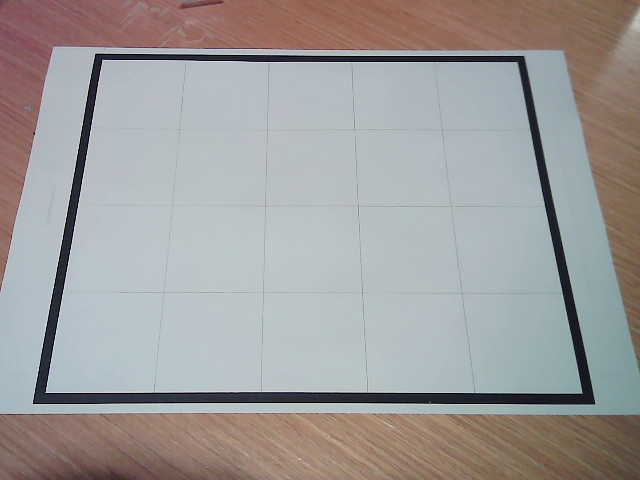
#> input picture data/captured_image.png, 640 x 480 px, given in place of the camera
$ python vision.py
#> lines starting #> are read from the running program, lines starting #| are printed output that depends on the picture; after the words box and inside, x2 and y2 are one past the last pixel; in counts of white or black regions, pixels touching at a corner belong together; long printed decimals are rounded
"""Vision block. Owner: Joshua.

From a camera image, find the cars, the robot and the target.

Detection works on the real camera, to_pixels and threshold tuning still to do
"""

import atexit
import time

import numpy as np
import cv2

from src import common

PX_PER_M = 1000
LOT_W_PX = int(round(common.COLS * common.CELL * PX_PER_M))
LOT_H_PX = int(round(common.ROWS * common.CELL * PX_PER_M))
CELL_PX = int(round(common.CELL * PX_PER_M))
CAR_THRESHOLD = 0.1
BLACK_V_MAX=90  #Threshold for black boxes, 30-90 maybe depends on lighting
RED1_LO, RED1_HI   = (172, 120, 70), (180, 255, 255)
RED2_LO, RED2_HI   = (0, 120, 70),   (10, 255, 255)
GREEN_LO, GREEN_HI = (35, 50, 70),   (85, 255, 255)
DOT_LO, DOT_HI     = (145, 80, 70),  (170, 255, 255)

MARKER_D    = 0.0     # marker centre ahead of the wheel axis, m

MARKER_ANGLE = 0.0        # rad: heading error of the marker on the robot (subtract) #TODO: Add the real value after measuring, currently 0 for testing
HEIGHT_K = 0.0            # stretch from the marker height (0 = no correction)
CAM_FLOOR = (0.0, 0.0)    # m: point of the lot straight below the camera

#CORNERS = [(50, 50), (1250, 50), (1250, 850), (50, 850)]

last_corners = None

USE_CAMERA = True
HIDE_CAMERA = None   # e.g. (5, 12): from 5 s to 12 s after the first image, act as if
                     # the camera sees nothing (filter test). None = off.
_first_read = None   # time of the first read_frame() call
_failed_reads = 0    # camera reads that failed in a row

CAP = cv2.VideoCapture(1, cv2.CAP_DSHOW) if USE_CAMERA else None # 0 = laptop webcam, 1 = usually the USB camera
if CAP is not None and not CAP.isOpened():
    print("Camera could not be opened (busy, or wrong number)")
    CAP = None
if CAP is not None:
    atexit.register(CAP.release)   # give the camera back to Windows when the program ends
    for _ in range(30):       # about 1 s: let auto-exposure settle
        CAP.read()
#> this loop made 30 passes
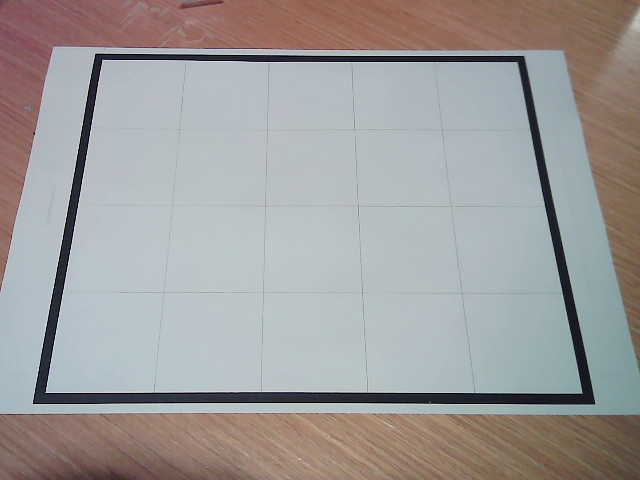
#> input picture data/captured_image.png, 640 x 480 px, given in place of the camera

def detect_corners(frame):
    """Detect the inner corners of the black border in the camera image.
    frame: image from read_frame(), or None.
    Gives back four points (u, v) in pixels, ordered top-left, top-right,
    bottom-right, bottom-left, or None if the corners cannot be found.
    """
    if frame is None:
        return None

    gray = cv2.cvtColor(frame, cv2.COLOR_BGR2GRAY)
    _, mask = cv2.threshold(gray, 0, 255, cv2.THRESH_BINARY_INV + cv2.THRESH_OTSU)

    contours, hierarchy = cv2.findContours(mask, cv2.RETR_CCOMP, cv2.CHAIN_APPROX_SIMPLE)
    if hierarchy is None:            # no contours at all
        return None

    # largest hole = inside of the black border
    best = None
    best_area = 0
    for i in range(len(contours)):
        if hierarchy[0][i][3] == -1:     # no parent: outer edge, not a hole
            continue
        area = cv2.contourArea(contours[i])
        if area > best_area:
            best_area = area
            best = contours[i]

    if best is None:
        return None
    # the lot must fill a good part of the image, otherwise it's not the border
    h, w = frame.shape[:2]
    if best_area < 0.2 * h * w:
        return None
    # simplify the outline to its corners
    hull = cv2.convexHull(best)
    eps = 0.02 * cv2.arcLength(hull, True)
    approx = cv2.approxPolyDP(hull, eps, True)
    if len(approx) != 4:
        return None
    pts = approx.reshape(4, 2)

    # order: top-left, top-right, bottom-right, bottom-left
    s = pts.sum(axis=1)              # u + v
    d = pts[:, 1] - pts[:, 0]        # v - u
    tl = pts[np.argmin(s)]
    br = pts[np.argmax(s)]
    tr = pts[np.argmin(d)]
    bl = pts[np.argmax(d)]

    return [tuple(tl), tuple(tr), tuple(br), tuple(bl)]

def warp_to_lot(frame, corners):
    """Warp the camera image to a top-down view of the lot."""
    src = np.float32(corners)
    dst = np.float32([[0,0],[LOT_W_PX,0],[LOT_W_PX,LOT_H_PX],[0,LOT_H_PX]])
    M = cv2.getPerspectiveTransform(src, dst)
    return cv2.warpPerspective(frame, M, (LOT_W_PX, LOT_H_PX))


def px_to_m(u, v):
    """Convert pixel coordinates to meters."""
    x =  u / PX_PER_M   # metres column
    y =  (LOT_H_PX-v) / PX_PER_M   # metres row
    return x,y

def largest_blob_centre(mask, min_area=100):
    """Centre (u, v) in pixels of the largest white blob in a mask,
    or None if there is none bigger than min_area."""

    contours, _ = cv2.findContours(mask, cv2.RETR_EXTERNAL, cv2.CHAIN_APPROX_SIMPLE)
    if len(contours) == 0:
        return None

    largest_contour = max(contours, key=cv2.contourArea)

    if cv2.contourArea(largest_contour) < min_area:
        return None

    m = cv2.moments(largest_contour)
    u=m["m10"] / m["m00"]
    v=m["m01"] / m["m00"]

    return u,v

def clean(mask):
    """Remove small specks of noise from a mask."""
    kernel = np.ones((5, 5), np.uint8)
    return cv2.morphologyEx(mask, cv2.MORPH_OPEN, kernel)

def find_goal(top):
    """Find the goal in the image."""
    hsv = cv2.cvtColor(top, cv2.COLOR_BGR2HSV)
    lower_red1 = np.array(RED1_LO)
    upper_red1 = np.array(RED1_HI)
    lower_red2 = np.array(RED2_LO)
    upper_red2 = np.array(RED2_HI)
    mask1=cv2.inRange(hsv, lower_red1, upper_red1)
    mask2=cv2.inRange(hsv, lower_red2, upper_red2)

    mask = cv2.bitwise_or(mask1, mask2)
    mask=clean(mask)
    centre = largest_blob_centre(mask)
    if centre is None:
        return None

    return px_to_m(*centre)


def find_grid(top):
    """Find the cars in the lot."""
    hsv = cv2.cvtColor(top, cv2.COLOR_BGR2HSV)
    lower_bound = np.array([0, 0, 0])
    upper_bound = np.array([180, 255, BLACK_V_MAX])
    mask=cv2.inRange(hsv, lower_bound, upper_bound)
    mask=clean(mask)
    grid = np.zeros((common.ROWS, common.COLS), dtype=int)
    for row in range(common.ROWS):
        for col in range(common.COLS):
            v0=row*CELL_PX
            v1=(row+1)*CELL_PX
            u0=col*CELL_PX
            u1=(col+1)*CELL_PX
            block = mask[v0:v1, u0:u1]
            fraction_black=np.count_nonzero(block) / block.size
            if fraction_black> CAR_THRESHOLD:
                grid[row, col] = 1
    return grid

def find_marker(top):
    """Function to find the marker on top of the robot
    Returns two points, (centre,front) in metres, the markers center
    and the circle marker at the fronts center
    """
    #Test version of the function, real version depends on the marker we choose to use
    #Green rectangle as marker and magenta circle as front marker
    hsv = cv2.cvtColor(top, cv2.COLOR_BGR2HSV)

    lower_green = np.array(GREEN_LO)
    upper_green = np.array(GREEN_HI)
    lower_magenta = np.array(DOT_LO)
    upper_magenta = np.array(DOT_HI)
    mask_green=cv2.inRange(hsv, lower_green, upper_green)
    mask_green=clean(mask_green)
    mask_magenta=cv2.inRange(hsv, lower_magenta, upper_magenta)
    #Maybe clean the magenta mask too, but it is small and might be removed by cleaning

    centre_marker=largest_blob_centre(mask_green)
    centre_circle=largest_blob_centre(mask_magenta)

    if centre_marker is None or centre_circle is None:
        return None

    return (px_to_m(*centre_marker),px_to_m(*centre_circle))

def find_robot(top):
    """ Finds the robot in the lot
    Returns robot pose (x, y, theta) in metres and radians, or None."""

    found = find_marker(top)
    if found is None:
        return None
    (cx, cy), (fx, fy) = found
    theta = np.arctan2(fy-cy, fx-cx) - MARKER_ANGLE
    theta = (theta + np.pi) % (2 * np.pi) - np.pi     # back to [-pi, pi]

    cx = CAM_FLOOR[0] + (cx - CAM_FLOOR[0]) / (1 + HEIGHT_K)
    cy = CAM_FLOOR[1] + (cy - CAM_FLOOR[1]) / (1 + HEIGHT_K)

    x = cx - MARKER_D * np.cos(theta)
    y = cy - MARKER_D * np.sin(theta)
    return float(x), float(y), float(theta)

# [74 lines left out: functions read_frame, detect, to_pixels, not called in this run]

if __name__ == "__main__":
    frame = cv2.imread("data/captured_image3.png")
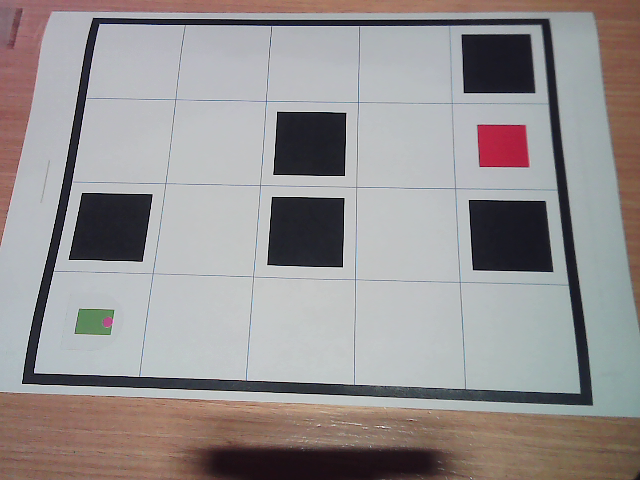
#> input picture data/captured_image3.png, 640 x 480 px, found by its file name
#> frame is the input picture: shape (480, 640, 3); mean B, G, R 145.3, 145.3, 149.8
    corners = detect_corners(frame)
#> in detect_corners, `_, mask = cv2.threshold(gray, 0, 255, cv2.THRESH_BINARY_INV + cv2.THRE..`:
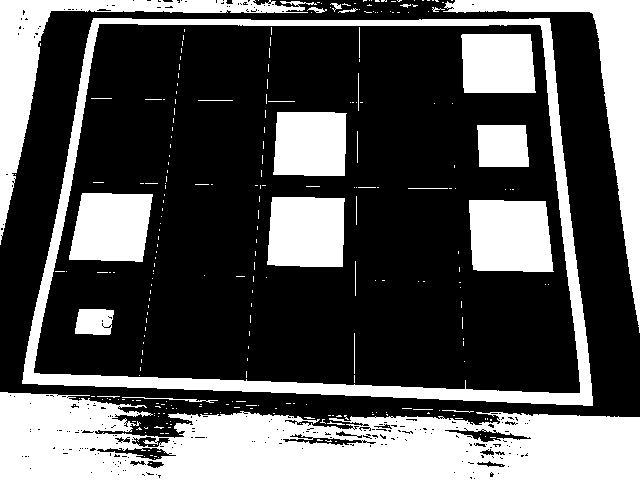
#> mask: shape (480, 640); 33.9% white; 281 white regions (250 under 20 px)
#> in detect_corners, `contours, hierarchy = cv2.findContours(mask, cv2.RETR_CCOMP, cv2.CHAIN..`: contours = 616 contours, 572 with area under 20; largest, box (x1, y1, x2, y2) and area: (22, 18, 593, 406) 192098, (33, 23, 581, 394) 177314, (0, 392, 640, 480) 40786, (443, 0, 640, 333) 9574, (0, 0, 317, 245) 8754
#> the loop in detect_corners, `for i in range(len(contours)):` made 616 passes
#> (area, best_area) on passes 125, 161, 518: (101, 101), (496.5, 496.5), (177314, 177314)
#> after the loop in detect_corners, `for i in range(len(contours)):`: best = contour of 289 points, box (x1, y1, x2, y2) (33, 23, 581, 394), area 177314; best_area = 177314
#> in detect_corners, `hull = cv2.convexHull(best)`: hull = contour of 24 points, box (x1, y1, x2, y2) (33, 23, 581, 394), area 179380
#> in detect_corners, `eps = 0.02 * cv2.arcLength(hull, True)`: eps = 34.3
#> in detect_corners, `approx = cv2.approxPolyDP(hull, eps, True)`: approx = [[98, 24], [539, 24], [580, 392], [34, 373]]
#> in detect_corners, `s = pts.sum(axis=1)`: s = [122, 563, 972, 407]
#> in detect_corners, `d = pts[:, 1] - pts[:, 0]`: d = [-74, -515, -188, 339]
#> in detect_corners, `tl = pts[np.argmin(s)]`: tl = [98, 24]
#> in detect_corners, `br = pts[np.argmax(s)]`: br = [580, 392]
#> in detect_corners, `tr = pts[np.argmin(d)]`: tr = [539, 24]
#> in detect_corners, `bl = pts[np.argmax(d)]`: bl = [34, 373]
#> corners = [(98, 24), (539, 24), (580, 392), (34, 373)]
    if corners is None:
        print("Corners not found")
        cv2.imshow("frame", frame)
        cv2.waitKey(0)
        raise SystemExit
    print(corners)
#| [(98, 24), (539, 24), (580, 392), (34, 373)]

    # draw the corners on a copy, numbered 0-3
    shown = frame.copy()
    for k, p in enumerate(corners):
        cv2.circle(shown, (int(p[0]), int(p[1])), 6, (0, 0, 255), -1)
        cv2.putText(shown, str(k), (int(p[0]) + 8, int(p[1])),
                    cv2.FONT_HERSHEY_SIMPLEX, 0.7, (0, 0, 255), 2)
#> this loop made 4 passes
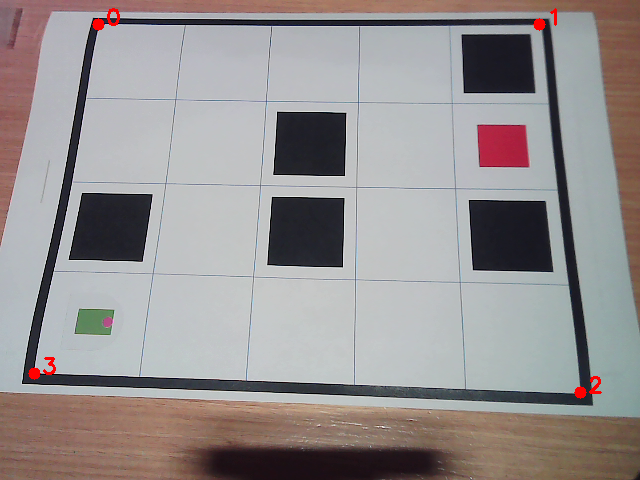
#> shown: shape (480, 640, 3); 0.28% of pixels changed, all inside (x1, y1, x2, y2) = (28, 8, 602, 399)
    cv2.imshow("corners", shown)

    top = warp_to_lot(frame, corners)   # clean frame, no dots
#> in warp_to_lot, `src = np.float32(corners)`: src = [[98, 24], [539, 24], [580, 392], [34, 373]]
#> in warp_to_lot, `M = cv2.getPerspectiveTransform(src, dst)`: M = [[2.43, 0.446, -248.9], [4.9e-17, 2.9, -69.67], [0.000102, 0.000705, 1]]
#> in warp_to_lot, `return cv2.warpPerspective(frame, M, (LOT_W_PX, LOT_H_PX))`:
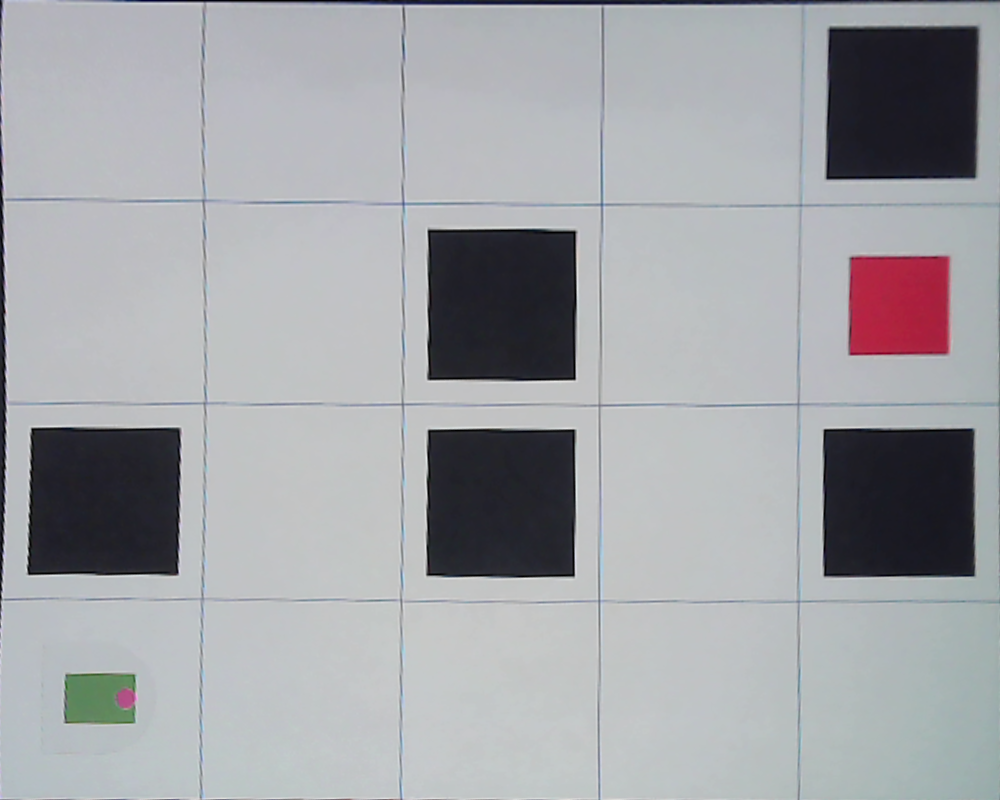
#> returned value: shape (800, 1000, 3); mean of channels 0, 1, 2 167.6, 163.8, 162.2; drawn as B, G, R
    print("Top shape:", top.shape)
#| Top shape: (800, 1000, 3)
    print("Goal:", find_goal(top))
#> in find_goal, `hsv = cv2.cvtColor(top, cv2.COLOR_BGR2HSV)`: hsv: shape (800, 1000, 3); mean H, S, V 104.8, 18.5, 169.2
#> in find_goal, `mask1=cv2.inRange(hsv, lower_red1, upper_red1)`:
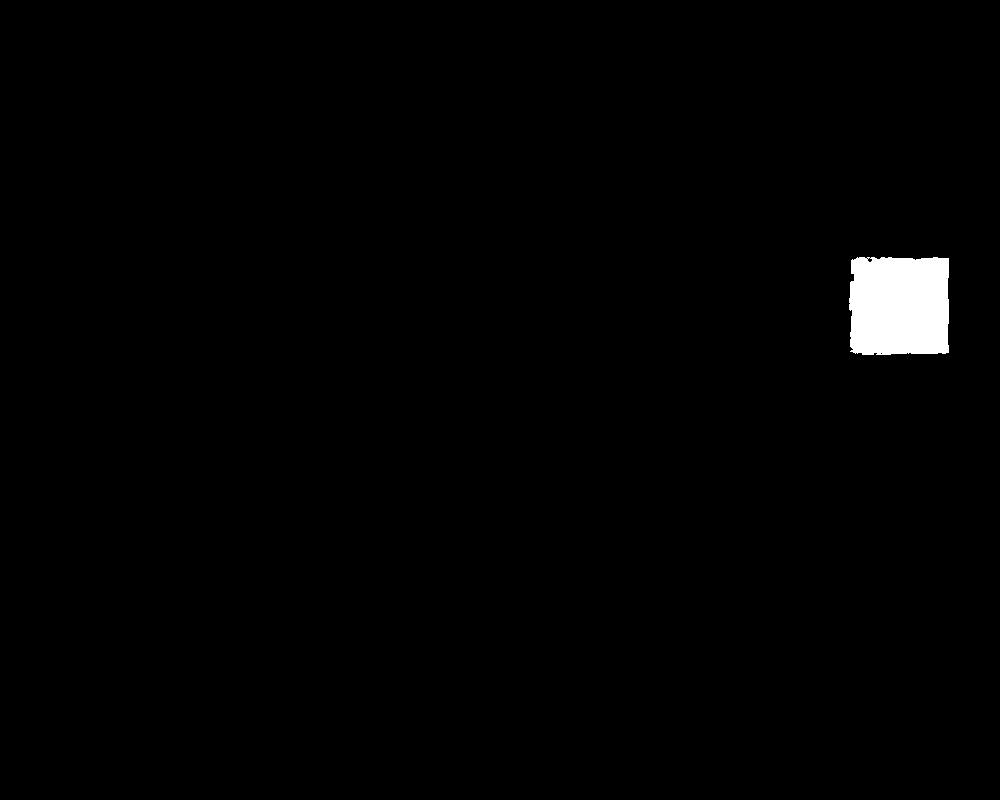
#> mask1: shape (800, 1000); 1.2% white; 1 white region, box (x1, y1, x2, y2) and area: (849, 257, 949, 355) 9388
#> in find_goal, `mask2=cv2.inRange(hsv, lower_red2, upper_red2)`: mask2: shape (800, 1000); every value is 0
#> in clean, `return cv2.morphologyEx(mask, cv2.MORPH_OPEN, kernel)`: returned value: shape (800, 1000); 1.2% white; 1 white region
#> in largest_blob_centre, `contours, _ = cv2.findContours(mask, cv2.RETR_EXTERNAL, cv2.CHAIN_APPR..`: contours = 1 contour; box (x1, y1, x2, y2) and area: (849, 257, 949, 355) 9149
#> in largest_blob_centre, `largest_contour = max(contours, key=cv2.contourArea)`: largest_contour = contour of 84 points, box (x1, y1, x2, y2) (849, 257, 949, 355), area 9149
#> in largest_blob_centre, `m = cv2.moments(largest_contour)`: m = moments, m00 9149, centre m10/m00, m01/m00 = (899.2, 305.6)
#> in largest_blob_centre, `u=m["m10"] / m["m00"]`: u = 899.2
#> in largest_blob_centre, `v=m["m01"] / m["m00"]`: v = 305.6
#> in find_goal, `centre = largest_blob_centre(mask)`: centre = (899.2, 305.6)
#| Goal: (0.8992, 0.4944)
    print(find_grid(top))
#> in find_grid, `mask=cv2.inRange(hsv, lower_bound, upper_bound)`: mask: shape (800, 1000); 14.3% white; 26 white regions (18 under 20 px), largest, box (x1, y1, x2, y2) and area: (826, 27, 978, 179) 22586, (823, 429, 975, 577) 22097, (428, 229, 576, 381) 22062
#> in clean (call 2), `return cv2.morphologyEx(mask, cv2.MORPH_OPEN, kernel)`:
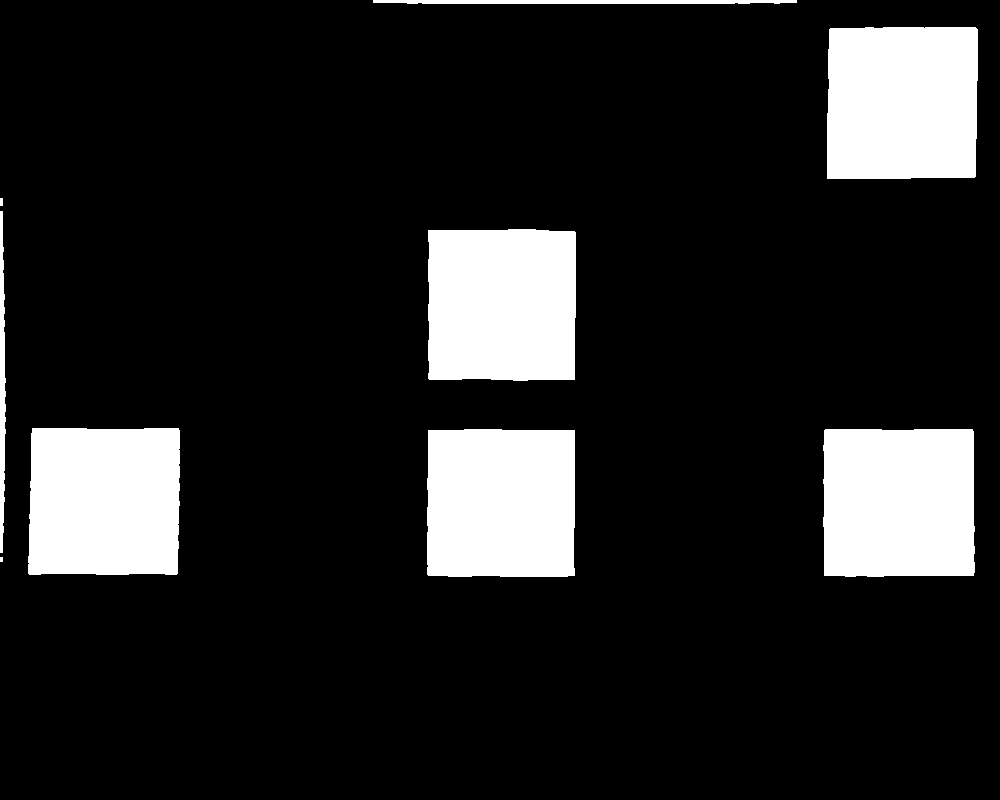
#> returned value: shape (800, 1000); 14.2% white; 9 white regions (1 under 20 px), largest, box (x1, y1, x2, y2) and area: (827, 27, 978, 179) 22580, (823, 429, 975, 577) 22089, (428, 229, 576, 381) 22053
#> after the loop in find_grid, `for row in range(common.ROWS):`: block: shape (200, 200); every value is 0
#> after the loop in find_grid, `for row in range(common.ROWS):`: grid = [[0, 0, 0, 0, 1], [0, 0, 1, 0, 0], [1, 0, 1, 0, 1], [0, 0, 0, 0, 0]]
#| [[0 0 0 0 1]
#|  [0 0 1 0 0]
#|  [1 0 1 0 1]
#|  [0 0 0 0 0]]
    print("Robot:", find_robot(top))
#> in find_marker, `mask_green=cv2.inRange(hsv, lower_green, upper_green)`: mask_green: shape (800, 1000); 0.37% white; 1 white region, box (x1, y1, x2, y2) and area: (65, 673, 136, 724) 2973
#> in clean (call 3), `return cv2.morphologyEx(mask, cv2.MORPH_OPEN, kernel)`: returned value: shape (800, 1000); 0.37% white; 1 white region, box (x1, y1, x2, y2) and area: (65, 674, 136, 724) 2938
#> in find_marker, `mask_magenta=cv2.inRange(hsv, lower_magenta, upper_magenta)`:
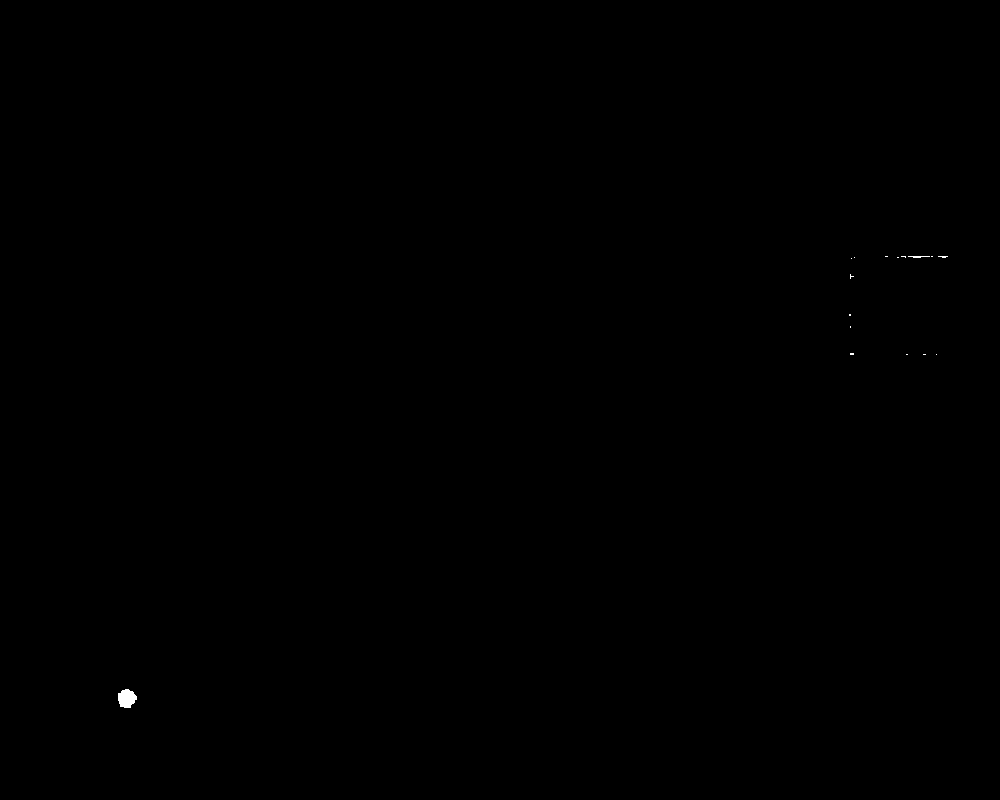
#> mask_magenta: shape (800, 1000); 0.04% white; 16 white regions (14 under 20 px)
#> in largest_blob_centre (call 2), `contours, _ = cv2.findContours(mask, cv2.RETR_EXTERNAL, cv2.CHAIN_APPR..`: contours = 1 contour; box (x1, y1, x2, y2) and area: (65, 674, 136, 724) 2806
#> in find_marker, `centre_marker=largest_blob_centre(mask_green)`: centre_marker = (96.73, 698.3)
#> in largest_blob_centre (call 3), `contours, _ = cv2.findContours(mask, cv2.RETR_EXTERNAL, cv2.CHAIN_APPR..`: contours = 16 contours, 15 with area under 20; largest, box (x1, y1, x2, y2) and area: (118, 689, 137, 708) 240
#> in find_marker, `centre_circle=largest_blob_centre(mask_magenta)`: centre_circle = (126.3, 698)
#> in find_robot, `found = find_marker(top)`: found = ((0.0967, 0.102), (0.126, 0.102))
#> in find_robot, `(cx, cy), (fx, fy) = found`: cx = 0.0967; cy = 0.102; fx = 0.126; fy = 0.102
#> in find_robot, `theta = np.arctan2(fy-cy, fx-cx) - MARKER_ANGLE`: theta = 0.00768
#> in find_robot, `x = cx - MARKER_D * np.cos(theta)`: x = 0.0967
#> in find_robot, `y = cy - MARKER_D * np.sin(theta)`: y = 0.102
#| Robot: (0.09673, 0.1017, 0.007684)
    cv2.imshow("top", top)
    cv2.waitKey(0)
